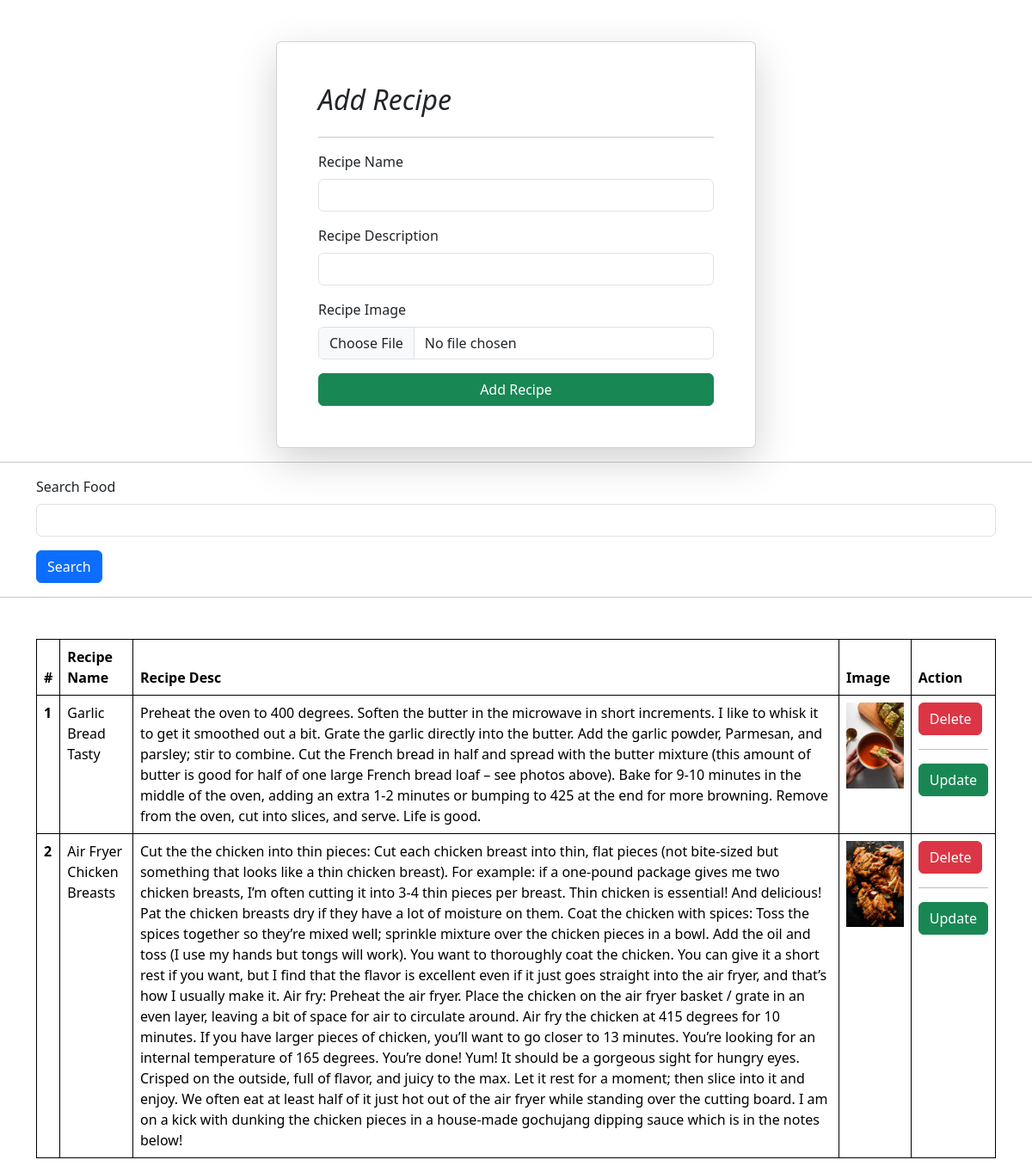
The page / on the database its author committed.
### RecipeApp/models.py (models this page shows)
class Recipe(models.Model):
    recipe_name = models.CharField(max_length =25, default='No name provided')
    recipe_desc= models.TextField(default='No description provided')
    recipe_image = models.ImageField(upload_to="recipe")

### RecipeApp/views.py (the view, shortened to what this page needs)
# urls.py: path('', recipes , name = "recipes"),
def recipes(request):
    queryset = Recipe.objects.all()
    if request.GET.get("search"):
        queryset = queryset.filter( recipe_name__icontains = request.GET.get("search") )
    context = {'recipes': queryset}
    return render(request, 'recipes.html', context)

### RecipeApp/templates/recipes.html (shortened to what this page needs)
{% extends "base.html" %}
    {% block start %}
<div class="container mt-5">
    <form class="col-6 mx-auto card p-5 shadow-lg" method="post" enctype="multipart/form-data" >
        <h2 class=" fst-italic" >Add Recipe</h2>
        <hr>
        <div class="mb-3">
          <label class="form-label">Recipe Name</label>
          <input type="text" required name="recipe_name" class="form-control">
        </div>
        <div class="mb-3">
          <label class="form-label">Recipe Description</label>
          <input type="textarea" required name="recipe_desc" class="form-control">
        </div>
        <div class="mb-3">
            <label class="form-label">Recipe Image</label>
            <input type="file" required name="recipe_image" class="form-control">
        </div>
        <button type="submit" class="btn btn-success">Add Recipe</button>
      </form>
</div>
<hr>
<form>
<div class="container mx-auto ">
  <div class="mb-3">
    <label class="form-label">Search Food</label>
    <input type="text" name="search" class="form-control">
  </div>
<button type="submit" class="btn btn-primary ">Search</button>
</form>
<hr>
<div class="container mt-5" >
    <table class="table ">
      <thead>
        <tr>
          <th scope="col">#</th>
          <th scope="col">Recipe Name</th>
          <th scope="col">Recipe Desc</th>
          <th scope="col">Image</th>
          <th scope="col">Action</th>
        </tr>
      </thead>
      <tbody>
        {% for recipe in recipes %}
        <tr>
          <th scope="row"> {{forloop.counter}} </th>
          <td> {{recipe.recipe_name}} </td>
          <td>{{recipe.recipe_desc}}</td>
          <td>
            <img src="/media/{{recipe.recipe_image}}" style="height: 100px" >
          </td>
          <td>
            <a href="/delete-recipe/{{recipe.id}}/" class="btn btn-danger" md-1 > Delete </a>
            <hr>
            <a href="/update-recipe/{{recipe.id}}/" class="btn btn-success ml-1" > Update </a>
          </td>
        </tr>
        {% endfor %}
      </tbody>
    </table>
</div>
    {% endblock start %}

### home/templates/base.html (shortened to what this page needs)
<!DOCTYPE html>
<html lang="en">
<head>
    <link href="https://cdn.jsdelivr.net/npm/bootstrap@5.3.2/dist/css/bootstrap.min.css" rel="stylesheet">
</head>
<body>
    {% block start %}
    {% endblock %}
</body>
</html>

### home/templates/base.html (style rules this page uses)
table, th, td, tr { border: 1px solid black; }

### rows shown on the page
Recipe: recipe_name "Garlic Bread Tasty", recipe_desc "Preheat the oven to 400 degrees. Soften the butter in the microwave in short increments. I like to whisk it to get it smoothed out a bit. Grate the garlic directly into the butter. Add the garlic powder, Parmesan, and parsley; stir to combine. Cut the French bread in half and spread with the butter mixture (this amount of butter is good for half of one large French bread loaf – see photos above). Bake for 9-10 minutes in the middle of the oven, adding an extra 1-2 minutes or bumping to 425 at the end for more browning. Remove from the oven, cut into slices, and serve. Life is good.", recipe_image (picture)
Recipe: recipe_name "Air Fryer Chicken Breasts", recipe_desc "Cut the the chicken into thin pieces: Cut each chicken breast into thin, flat pieces (not bite-sized but something that looks like a thin chicken breast). For example: if a one-pound package gives me two chicken breasts, I’m often cutting it into 3-4 thin pieces per breast. Thin chicken is essential! And delicious! Pat the chicken breasts dry if they have a lot of moisture on them. Coat the chicken with spices: Toss the spices together so they’re mixed well; sprinkle mixture over the chicken pieces in a bowl. Add the oil and toss (I use my hands but tongs will work). You want to thoroughly coat the chicken. You can give it a short rest if you want, but I find that the flavor is excellent…", recipe_image (picture)
